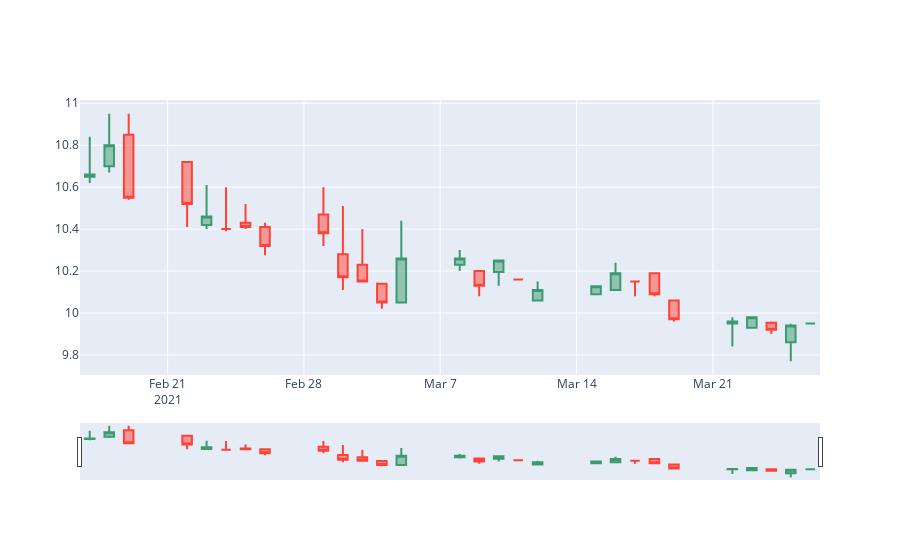

The notebook cell this image was saved under:
### Code cell
fig = go.Figure(data=[go.Candlestick(x=hist['Date'],
                                   open=hist['Open'],
                                    high=hist['High'],
                                    low=hist['Low'],
                                    close=hist['Close'])])
fig.show()
